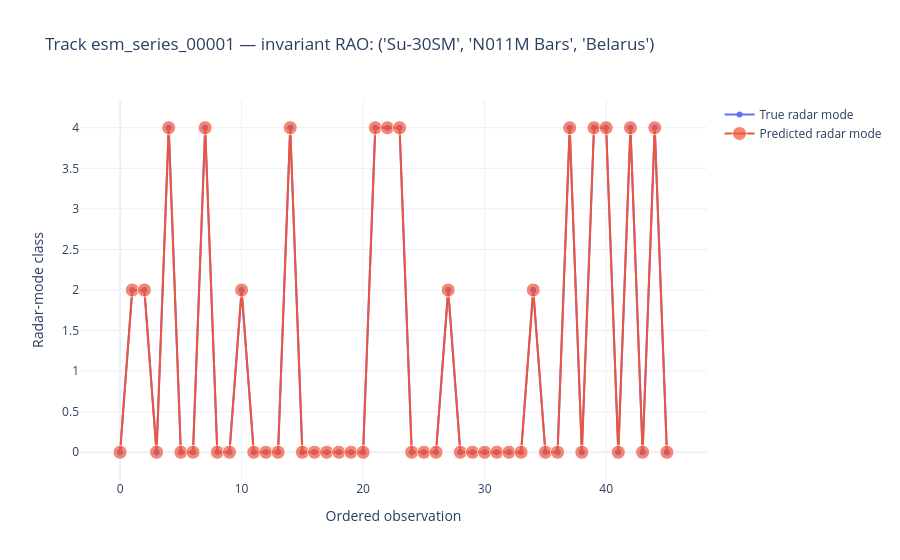

The code cell stored with this chart in its notebook:
### Markdown cell above
### How to read the selected-track mode timeline

This interactive plot follows one held-out track in observation order. The title gives the track's single predicted joint RAO tuple; that identity is invariant for the whole timeline. The two lines compare the true and predicted radar-mode class at each observation. Matching markers indicate a correct mode classification, while separated markers show an error; rises or falls indicate true or predicted mode transitions rather than changes in aircraft, radar, or operator.

Predicted-marker size encodes maximum class probability (larger means higher evidential probability), and hover text gives its exact value. Confidence is not the same as evidential full-frame uncertainty and should be interpreted alongside the calibration and uncertainty panels. Numeric mode values are vocabulary indices (`mode_vocab[index]`), and `DASHBOARD_TRACK_INDEX` can select another test track.

### Code cell
# Major step: Hierarchical evaluation dashboard - part 7
# Interactive mode timeline for a selected held-out track.
import plotly.graph_objects as go
DASHBOARD_TRACK_INDEX = int(os.environ.get("DASHBOARD_TRACK_INDEX", str(int(test_track_indices[0]))))
if DASHBOARD_TRACK_INDEX not in set(test_track_indices.tolist()):
    raise ValueError("DASHBOARD_TRACK_INDEX must identify a held-out test track")
positions = np.flatnonzero(observation_track_index.detach().cpu().numpy() == DASHBOARD_TRACK_INDEX)
positions = positions[np.argsort([node_meta[observation_node_indices[p]]["sequence_index"] for p in positions])]
true_modes = mode_targets.detach().cpu().numpy()[positions]
predicted_modes = mode_probabilities.argmax(1)[positions]
confidence = mode_probabilities[positions].max(1)
timeline = go.Figure()
timeline.add_trace(go.Scatter(x=np.arange(len(positions)), y=true_modes, mode="lines+markers", name="True radar mode"))
timeline.add_trace(go.Scatter(x=np.arange(len(positions)), y=predicted_modes, mode="lines+markers", name="Predicted radar mode",
                              marker={"size": 7 + 7 * confidence}, customdata=confidence,
                              hovertemplate="Observation %{x}<br>Mode class %{y}<br>Confidence %{customdata:.3f}<extra></extra>"))
predicted_rao = rao_vocab[int(rao_probabilities[DASHBOARD_TRACK_INDEX].argmax())]
timeline.update_layout(title=f"Track {series_ids[DASHBOARD_TRACK_INDEX]} — invariant RAO: {predicted_rao}",
                       xaxis_title="Ordered observation", yaxis_title="Radar-mode class", template="plotly_white")
timeline_path = ARTIFACT_DIR / "track_mode_timeline.html"
timeline.write_html(timeline_path, include_plotlyjs=True)
mlflow.log_artifact(timeline_path, artifact_path="dashboards")
timeline.show()
print(timeline_path)

### Figure 1 — Plotly figure (JSON) as saved in the notebook; plotly's stock layout.template omitted (floating-point values rounded to 4 significant figures)
{"data": [{"mode": "lines+markers", "name": "True radar mode", "x": [0, 1, 2, 3, 4, 5, 6, 7, 8, 9, 10, 11, 12, 13, 14, 15, 16, 17, 18, 19, 20, 21, 22, 23, 24, 25, 26, 27, 28, 29, 30, 31, 32, 33, 34, 35, 36, 37, 38, 39, 40, 41, 42, 43, 44, 45], "y": [0, 2, 2, 0, 4, 0, 0, 4, 0, 0, 2, 0, 0, 0, 4, 0, 0, 0, 0, 0, 0, 4, 4, 4, 0, 0, 0, 2, 0, 0, 0, 0, 0, 0, 2, 0, 0, 4, 0, 4, 4, 0, 4, 0, 4, 0], "type": "scatter"}, {"customdata": [0.9995, 0.998, 0.9974, 0.9995, 0.9979, 0.9995, 0.9995, 0.9977, 0.9995, 0.9995, 0.9974, 0.9995, 0.9995, 0.9995, 0.9977, 0.9995, 0.9995, 0.9995, 0.9995, 0.9995, 0.9995, 0.9973, 0.9972, 0.9968, 0.9995, 0.9995, 0.9995, 0.9887, 0.9995, 0.9995, 0.9995, 0.9995, 0.9995, 0.9995, 0.998, 0.9995, 0.9995, 0.997, 0.9995, 0.9979, 0.9973, 0.9995, 0.9975, 0.9995, 0.997, 0.9995], "hovertemplate": "Observation %{x}<br>Mode class %{y}<br>Confidence %{customdata:.3f}<extra></extra>", "marker": {"size": [14.0, 13.99, 13.98, 14.0, 13.99, 14.0, 14.0, 13.98, 14.0, 14.0, 13.98, 14.0, 14.0, 14.0, 13.98, 14.0, 14.0, 14.0, 14.0, 14.0, 14.0, 13.98, 13.98, 13.98, 14.0, 14.0, 14.0, 13.92, 14.0, 14.0, 14.0, 14.0, 14.0, 14.0, 13.99, 14.0, 14.0, 13.98, 14.0, 13.99, 13.98, 14.0, 13.98, 14.0, 13.98, 14.0]}, "mode": "lines+markers", "name": "Predicted radar mode", "x": [0, 1, 2, 3, 4, 5, 6, 7, 8, 9, 10, 11, 12, 13, 14, 15, 16, 17, 18, 19, 20, 21, 22, 23, 24, 25, 26, 27, 28, 29, 30, 31, 32, 33, 34, 35, 36, 37, 38, 39, 40, 41, 42, 43, 44, 45], "y": [0, 2, 2, 0, 4, 0, 0, 4, 0, 0, 2, 0, 0, 0, 4, 0, 0, 0, 0, 0, 0, 4, 4, 4, 0, 0, 0, 2, 0, 0, 0, 0, 0, 0, 2, 0, 0, 4, 0, 4, 4, 0, 4, 0, 4, 0], "type": "scatter"}], "layout": {"title": {"text": "Track esm_series_00001 — invariant RAO: ('Su-30SM', 'N011M Bars', 'Belarus')"}, "xaxis": {"title": {"text": "Ordered observation"}}, "yaxis": {"title": {"text": "Radar-mode class"}}}}
